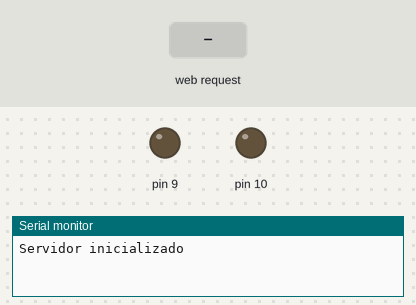
Recording of a sketch running on a simulated Arduino Uno, built with avr-gcc and run on an emulated ATmega328P. Shown: output pins drawn as LEDs (lit = HIGH), the last lines printed to the serial monitor. The test bench sets the inputs (shaded band). WiFi joins after 1.5 s; servers stay silent unless stated.

Above: at 2.7 s.
2.8 s: HTTP request GET /ligar1 received
At 3.9 s:
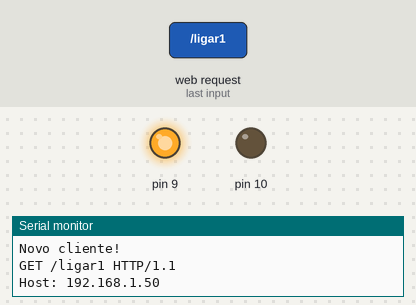
4.3 s: HTTP request GET /ligar2 received
At 5.1 s:
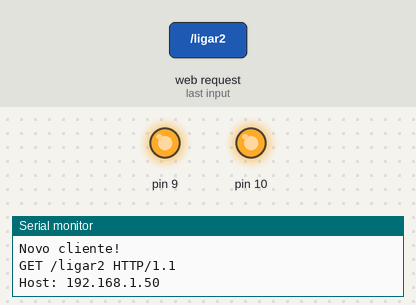
5.8 s: HTTP request GET /desligar1 received
At 6.3 s:
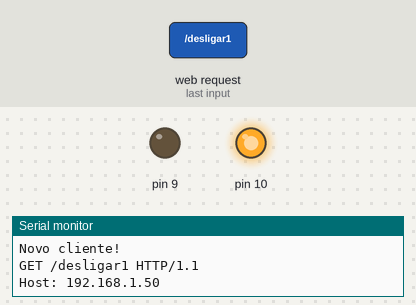
7.3 s: HTTP request GET /desligar2 received
At 8.6 s:
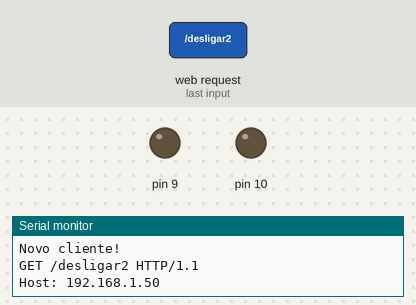
Timing chart, 0 to 9.8 s (numbered marks = the images above; inputs shaded):
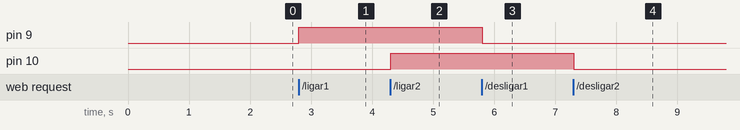

The sketch:

sketch_nov13a.ino
```cpp
#include <SPI.h>
#include <Ethernet.h>
byte mac[] = { 0xDE, 0xAD, 0xBE, 0xEF, 0xFE, 0xED };
EthernetServer server(80);
void setup() {
Ethernet.begin(mac);
server.begin();
Serial.begin(9600);
pinMode(9, OUTPUT);
pinMode(10, OUTPUT);
digitalWrite(9, LOW);
digitalWrite(10, LOW);
Serial.println("Servidor inicializado");
}
void loop() {
EthernetClient client = server.available();
if (client) {
Serial.println("Novo cliente!");
while (client.connected()) {
if (client.available()) {
String request = client.readStringUntil('\r');
Serial.println(request);
if (request.indexOf("/ligar1") != -1) {
digitalWrite(9, HIGH);
} else if (request.indexOf("/desligar1") != -1) {
digitalWrite(9, LOW);
} else if (request.indexOf("/ligar2") != -1) {
digitalWrite(10, HIGH);
} else if (request.indexOf("/desligar2") != -1) {
digitalWrite(10, LOW);
}
}
}
client.stop();
}
}
```

Measured:
- after the input at 2.8 s, pin 9: LOW → HIGH at once
- after the input at 4.3 s, pin 10: LOW → HIGH at once
- after the input at 5.8 s, pin 9: HIGH → LOW at once
- after the input at 7.3 s, pin 10: HIGH → LOW at once
